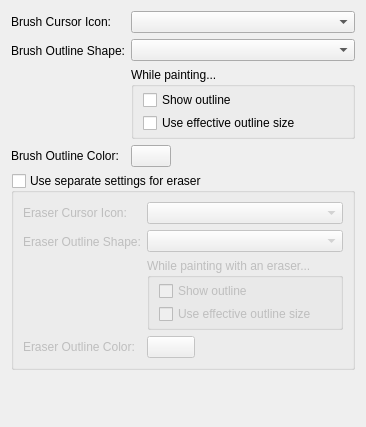
     <widget class="QWidget" name="Cursor">
      <attribute name="title">
       <string>Cursor</string>
      </attribute>
      <layout class="QFormLayout" name="formLayout_9">
       <item row="0" column="0">
        <widget class="QLabel" name="textLabel1">
         <property name="sizePolicy">
          <sizepolicy hsizetype="Preferred" vsizetype="Preferred">
           <horstretch>0</horstretch>
           <verstretch>0</verstretch>
          </sizepolicy>
         </property>
         <property name="text">
          <string>Brush Cursor Icon:</string>
         </property>
         <property name="alignment">
          <set>Qt::AlignmentFlag::AlignRight|Qt::AlignmentFlag::AlignTrailing|Qt::AlignmentFlag::AlignVCenter</set>
         </property>
         <property name="buddy">
          <cstring>frame</cstring>
         </property>
        </widget>
       </item>
       <item row="0" column="1">
        <widget class="QComboBox" name="m_cmbCursorShape"/>
       </item>
       <item row="1" column="0">
        <widget class="QLabel" name="textLabel1_2">
         <property name="sizePolicy">
          <sizepolicy hsizetype="Preferred" vsizetype="Preferred">
           <horstretch>0</horstretch>
           <verstretch>0</verstretch>
          </sizepolicy>
         </property>
         <property name="text">
          <string>Brush Outline Shape:</string>
         </property>
         <property name="alignment">
          <set>Qt::AlignmentFlag::AlignRight|Qt::AlignmentFlag::AlignTrailing|Qt::AlignmentFlag::AlignVCenter</set>
         </property>
        </widget>
       </item>
       <item row="1" column="1">
        <widget class="QWidget" name="widget_2" native="true">
         <layout class="QVBoxLayout" name="verticalLayout_8">
          <property name="leftMargin">
           <number>0</number>
          </property>
          <property name="topMargin">
           <number>0</number>
          </property>
          <property name="rightMargin">
           <number>0</number>
          </property>
          <property name="bottomMargin">
           <number>0</number>
          </property>
          <item>
           <widget class="QComboBox" name="m_cmbOutlineShape"/>
          </item>
          <item>
           <widget class="QGroupBox" name="groupBox">
            <property name="title">
             <string>While painting...</string>
            </property>
            <layout class="QVBoxLayout" name="verticalLayout_2">
             <property name="spacing">
              <number>3</number>
             </property>
             <property name="leftMargin">
              <number>9</number>
             </property>
             <property name="topMargin">
              <number>3</number>
             </property>
             <property name="bottomMargin">
              <number>3</number>
             </property>
             <item>
              <widget class="QCheckBox" name="m_showOutlinePainting">
               <property name="sizePolicy">
                <sizepolicy hsizetype="Minimum" vsizetype="Fixed">
                 <horstretch>0</horstretch>
                 <verstretch>0</verstretch>
                </sizepolicy>
               </property>
               <property name="minimumSize">
                <size>
                 <width>200</width>
                 <height>0</height>
                </size>
               </property>
               <property name="text">
                <string>Show outline</string>
               </property>
              </widget>
             </item>
             <item>
              <widget class="QCheckBox" name="m_changeBrushOutline">
               <property name="text">
                <string>Use effective outline size</string>
               </property>
              </widget>
             </item>
            </layout>
           </widget>
          </item>
         </layout>
        </widget>
       </item>
       <item row="3" column="0" colspan="2">
        <widget class="QGroupBox" name="m_chkSeparateEraserCursor">
         <property name="title">
          <string>Use separate settings for eraser</string>
         </property>
         <property name="checkable">
          <bool>true</bool>
         </property>
         <property name="checked">
          <bool>false</bool>
         </property>
         <layout class="QFormLayout" name="formLayout_14">
          <item row="0" column="1">
           <widget class="QComboBox" name="m_cmbEraserCursorShape"/>
          </item>
          <item row="0" column="0">
           <widget class="QLabel" name="label_19">
            <property name="sizePolicy">
             <sizepolicy hsizetype="Minimum" vsizetype="Preferred">
              <horstretch>0</horstretch>
              <verstretch>0</verstretch>
             </sizepolicy>
            </property>
            <property name="text">
             <string>Eraser Cursor Icon:</string>
            </property>
           </widget>
          </item>
          <item row="1" column="0">
           <widget class="QLabel" name="label_20">
            <property name="sizePolicy">
             <sizepolicy hsizetype="Minimum" vsizetype="Preferred">
              <horstretch>0</horstretch>
              <verstretch>0</verstretch>
             </sizepolicy>
            </property>
            <property name="text">
             <string>Eraser Outline Shape:</string>
            </property>
           </widget>
          </item>
          <item row="1" column="1">
           <widget class="QWidget" name="widget_7" native="true">
            <property name="sizePolicy">
             <sizepolicy hsizetype="Preferred" vsizetype="Preferred">
              <horstretch>0</horstretch>
              <verstretch>0</verstretch>
             </sizepolicy>
            </property>
            <layout class="QVBoxLayout" name="verticalLayout_10">
             <property name="leftMargin">
              <number>0</number>
             </property>
             <property name="topMargin">
              <number>0</number>
             </property>
             <property name="rightMargin">
              <number>0</number>
             </property>
             <property name="bottomMargin">
              <number>0</number>
             </property>
             <item>
              <widget class="QComboBox" name="m_cmbEraserOutlineShape"/>
             </item>
             <item>
              <widget class="QGroupBox" name="groupBox_6">
               <property name="sizePolicy">
                <sizepolicy hsizetype="Preferred" vsizetype="Preferred">
                 <horstretch>0</horstretch>
                 <verstretch>0</verstretch>
                </sizepolicy>
               </property>
               <property name="title">
                <string>While painting with an eraser...</string>
               </property>
               <layout class="QVBoxLayout" name="verticalLayout_5">
                <property name="spacing">
                 <number>3</number>
                </property>
                <property name="topMargin">
                 <number>3</number>
                </property>
                <property name="bottomMargin">
                 <number>3</number>
                </property>
                <item>
                 <widget class="QCheckBox" name="m_showEraserOutlinePainting">
                  <property name="text">
                   <string>Show outline</string>
                  </property>
                 </widget>
                </item>
                <item>
                 <widget class="QCheckBox" name="m_changeEraserBrushOutline">
                  <property name="text">
                   <string>Use effective outline size</string>
                  </property>
                 </widget>
                </item>
               </layout>
              </widget>
             </item>
            </layout>
           </widget>
          </item>
          <item row="2" column="0">
           <widget class="QLabel" name="label_21">
            <property name="text">
             <string>Eraser Outline Color:</string>
            </property>
           </widget>
          </item>
          <item row="2" column="1">
           <widget class="KisColorButton" name="eraserCursorColorButton">
            <property name="maximumSize">
             <size>
              <width>48</width>
              <height>25</height>
             </size>
            </property>
            <property name="text">
             <string/>
            </property>
           </widget>
          </item>
         </layout>
        </widget>
       </item>
       <item row="4" column="0" colspan="2">
        <spacer name="verticalSpacer_3">
         <property name="orientation">
          <enum>Qt::Orientation::Vertical</enum>
         </property>
         <property name="sizeHint" stdset="0">
          <size>
           <width>20</width>
           <height>40</height>
          </size>
         </property>
        </spacer>
       </item>
       <item row="2" column="0">
        <widget class="QLabel" name="label_11">
         <property name="text">
          <string>Brush Outline Color:</string>
         </property>
        </widget>
       </item>
       <item row="2" column="1">
        <widget class="KisColorButton" name="cursorColorButton">
         <property name="sizePolicy">
          <sizepolicy hsizetype="Fixed" vsizetype="Fixed">
           <horstretch>0</horstretch>
           <verstretch>0</verstretch>
          </sizepolicy>
         </property>
         <property name="text">
          <string/>
         </property>
        </widget>
       </item>
      </layout>
     </widget>
